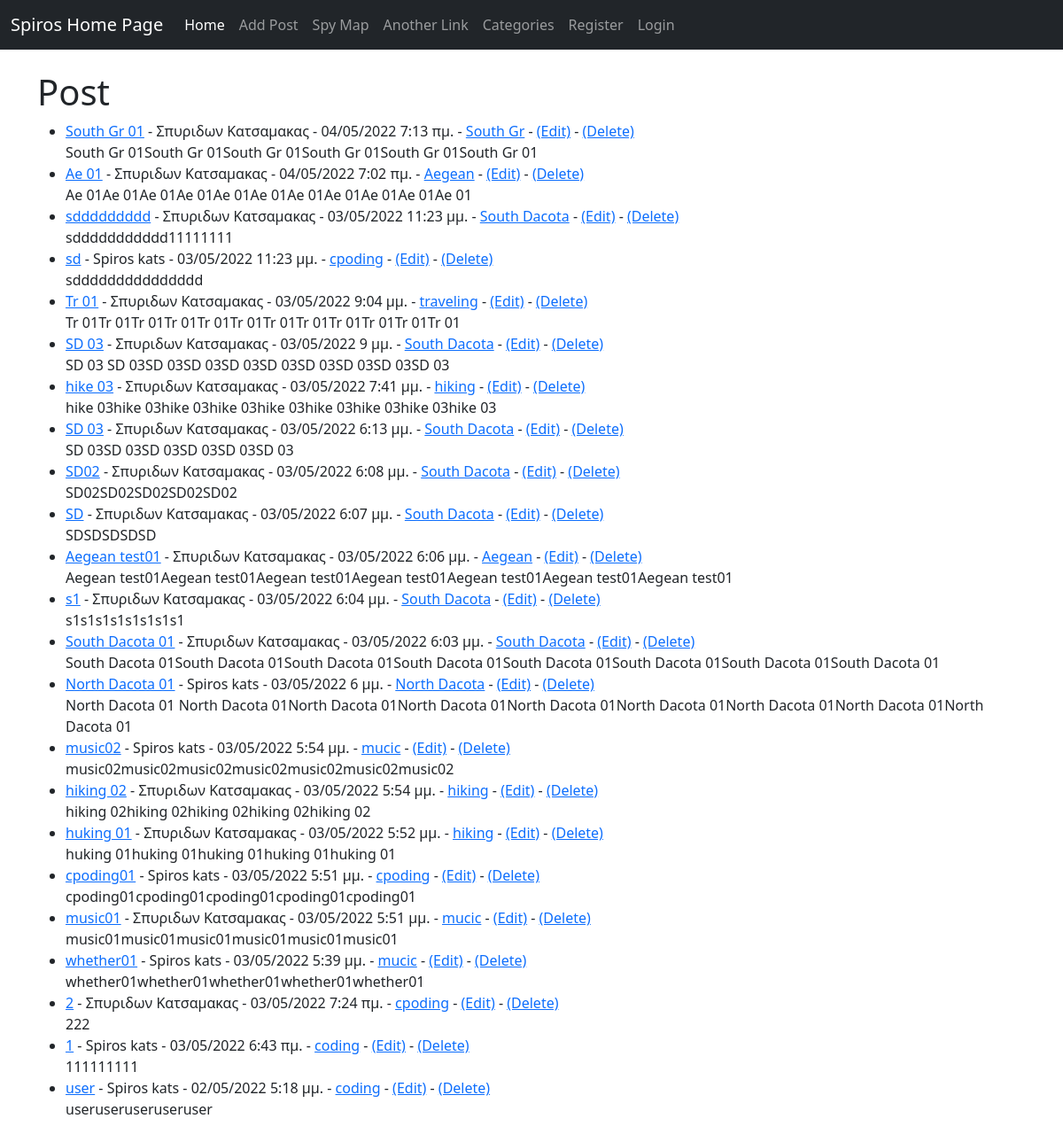
The page / on the database its author committed.
### theblog/models.py (models this page shows, shortened)
class Post(models.Model):
    title = models.CharField(max_length=255)
    title_tag = models.CharField(max_length=255, default="Spiros Home Page")
    author = models.ForeignKey(User, on_delete=models.CASCADE)
    body = models.TextField()
    published_date = models.DateTimeField(default=timezone.now)
    category = models.CharField(max_length=255, default='coding')

### theblog/views.py (the view)
# urls.py: path('', HomeView.as_view(), name="home"),
class HomeView(ListView):
    model = Post
    template_name = 'home.html'
    cats = Category.objects.all()
    ordering = ['-published_date']

### theblog/templates/home.html
{% extends 'base.html' %}
{% block content %}
<h1>Post</h1>
<ul>
{% for post in object_list %}
	<li><a href="{% url 'article-detail' post.pk %}">{{ post.title }}</a> - {{ post.author.first_name }}
	{{ post.author.last_name }} - {{post.published_date}}
	- <a href="{% url 'category' post.category|slugify %}">{{ post.category }}</a>
	- <a href="{% url 'update_post' post.pk %}">(Edit)</a>
	- <a href="{% url 'delete_post' post.pk %}">(Delete)</a>
	<br/>
	{{ post.body }}</li>
{% endfor%}
</ul>
{% endblock %}

### theblog/templates/base.html (shortened to what this page needs)
<!doctype html>
<html lang="en">
  <head>
    <link href="https://cdn.jsdelivr.net/npm/bootstrap@5.1.3/dist/css/bootstrap.min.css" rel="stylesheet">
  </head>
  <body>
	<nav class="navbar navbar-expand-lg navbar-dark bg-dark">
  <div class="container-fluid">
    <a class="navbar-brand" href="{% url 'home' %}">Spiros Home Page</a>
    <div class="collapse navbar-collapse" id="navbarSupportedContent">
      <ul class="navbar-nav me-auto mb-2 mb-lg-0">
        <li class="nav-item">
          <a class="nav-link active" aria-current="page" href="#">Home</a>
        </li>
        <li class="nav-item">
          <a class="nav-link" href="{% url 'add_post' %}">Add Post</a>
        </li>
		<li class="nav-item">
          <a class="nav-link" href="{% url 'map' %}">Spy Map</a>
        </li>
		<li class="nav-item">
          <a class="nav-link" href="#">Another Link</a>
        </li>
      {% if cat_menu %}
      <li class="nav-item dropdown">
        <a class="nav-link dropdown-toggle" href="#" id="navbarDropdown" role="button" data-toggle="dropdown" aria-haspopup="true" aria-expanded="false">
          Categories
        </a>
        <div class="dropdown-menu" aria-labelledby="navbarDropdown">
          {% for item in cat_menu %}
           <a class="dropdown-item" href="{% url 'category' item|slugify %}">{{ item }}</a>
          {% endfor %}
        </div>
      </li>
      {% else %}
        <li class="nav-item">
            <a class="nav-link" href="{% url 'category-list' %}">Categories</a>
        </li>
      {% endif %}
      {% if user.is_authenticated %}
        <li class="nav-item">
          <a class="nav-link" href="{% url 'add_post' %}">Add Post</a>
        </li>
        <li class="nav-item">
          <a class="nav-link" href="{% url 'add_category' %}">Add Category</a>
        </li>
      {% else %}
        <li class="nav-item">
          <a class="nav-link" href="{% url 'register' %}">Register</a>
        </li>
        <li class="nav-item">
          <a class="nav-link" href="{% url 'login' %}">Login</a>
        </li>
      {% endif %}
      </ul>
    </div>
  </div>
</nav>
	<br/>
	<div class="container">
		{% block content %}
		{% endblock %}
	</div>
  </body>
</html>

### rows shown on the page
Post: title "South Gr 01", author.first_name "Σπυριδων", author.last_name "Κατσαμακας", published_date "04/05/2022 7:13 πμ.", category "South Gr", body "South Gr 01South Gr 01South Gr 01South Gr 01South Gr 01South Gr 01"
Post: title "Ae 01", author.first_name "Σπυριδων", author.last_name "Κατσαμακας", published_date "04/05/2022 7:02 πμ.", category "Aegean", body "Ae 01Ae 01Ae 01Ae 01Ae 01Ae 01Ae 01Ae 01Ae 01Ae 01Ae 01"
Post: title "sddddddddd", author.first_name "Σπυριδων", author.last_name "Κατσαμακας", published_date "03/05/2022 11:23 μμ.", category "South Dacota", body "sddddddddddd11111111"
Post: title "sd", author.first_name "Spiros", author.last_name "kats", published_date "03/05/2022 11:23 μμ.", category "cpoding", body "sddddddddddddddd"
Post: title "Tr 01", author.first_name "Σπυριδων", author.last_name "Κατσαμακας", published_date "03/05/2022 9:04 μμ.", category "traveling", body "Tr 01Tr 01Tr 01Tr 01Tr 01Tr 01Tr 01Tr 01Tr 01Tr 01Tr 01Tr 01"
Post: title "SD 03", author.first_name "Σπυριδων", author.last_name "Κατσαμακας", published_date "03/05/2022 9 μμ.", category "South Dacota", body "SD 03 SD 03SD 03SD 03SD 03SD 03SD 03SD 03SD 03SD 03"
Post: title "hike 03", author.first_name "Σπυριδων", author.last_name "Κατσαμακας", published_date "03/05/2022 7:41 μμ.", category "hiking", body "hike 03hike 03hike 03hike 03hike 03hike 03hike 03hike 03hike 03"
Post: title "SD 03", author.first_name "Σπυριδων", author.last_name "Κατσαμακας", published_date "03/05/2022 6:13 μμ.", category "South Dacota", body "SD 03SD 03SD 03SD 03SD 03SD 03"
Post: title "SD02", author.first_name "Σπυριδων", author.last_name "Κατσαμακας", published_date "03/05/2022 6:08 μμ.", category "South Dacota", body "SD02SD02SD02SD02SD02"
Post: title "SD", author.first_name "Σπυριδων", author.last_name "Κατσαμακας", published_date "03/05/2022 6:07 μμ.", category "South Dacota", body "SDSDSDSDSD"
Post: title "Aegean test01", author.first_name "Σπυριδων", author.last_name "Κατσαμακας", published_date "03/05/2022 6:06 μμ.", category "Aegean", body "Aegean test01Aegean test01Aegean test01Aegean test01Aegean test01Aegean test01Aegean test01"
Post: title "s1", author.first_name "Σπυριδων", author.last_name "Κατσαμακας", published_date "03/05/2022 6:04 μμ.", category "South Dacota", body "s1s1s1s1s1s1s1s1"
Post: title "South Dacota 01", author.first_name "Σπυριδων", author.last_name "Κατσαμακας", published_date "03/05/2022 6:03 μμ.", category "South Dacota", body "South Dacota 01South Dacota 01South Dacota 01South Dacota 01South Dacota 01South Dacota 01South Dacota 01South Dacota 01"
Post: title "North Dacota 01", author.first_name "Spiros", author.last_name "kats", published_date "03/05/2022 6 μμ.", category "North Dacota", body "North Dacota 01 North Dacota 01North Dacota 01North Dacota 01North Dacota 01North Dacota 01North Dacota 01North Dacota 01North Dacota 01"
Post: title "music02", author.first_name "Spiros", author.last_name "kats", published_date "03/05/2022 5:54 μμ.", category "mucic", body "music02music02music02music02music02music02music02"
Post: title "hiking 02", author.first_name "Σπυριδων", author.last_name "Κατσαμακας", published_date "03/05/2022 5:54 μμ.", category "hiking", body "hiking 02hiking 02hiking 02hiking 02hiking 02"
Post: title "huking 01", author.first_name "Σπυριδων", author.last_name "Κατσαμακας", published_date "03/05/2022 5:52 μμ.", category "hiking", body "huking 01huking 01huking 01huking 01huking 01"
Post: title "cpoding01", author.first_name "Spiros", author.last_name "kats", published_date "03/05/2022 5:51 μμ.", category "cpoding", body "cpoding01cpoding01cpoding01cpoding01cpoding01"
Post: title "music01", author.first_name "Σπυριδων", author.last_name "Κατσαμακας", published_date "03/05/2022 5:51 μμ.", category "mucic", body "music01music01music01music01music01music01"
Post: title "whether01", author.first_name "Spiros", author.last_name "kats", published_date "03/05/2022 5:39 μμ.", category "mucic", body "whether01whether01whether01whether01whether01"
Post: title "2", author.first_name "Σπυριδων", author.last_name "Κατσαμακας", published_date "03/05/2022 7:24 πμ.", category "cpoding", body "222"
Post: title "1", author.first_name "Spiros", author.last_name "kats", published_date "03/05/2022 6:43 πμ.", category "coding", body "111111111"
Post: title "user", author.first_name "Spiros", author.last_name "kats", published_date "02/05/2022 5:18 μμ.", category "coding", body "useruseruseruseruser"
